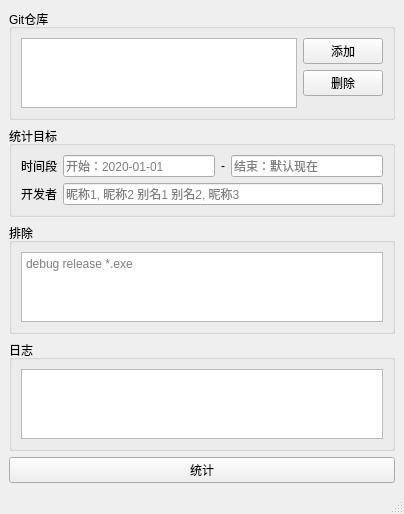
<?xml version="1.0" encoding="UTF-8"?>
<ui version="4.0">
 <class>MainWindow</class>
 <widget class="QMainWindow" name="MainWindow">
  <property name="geometry">
   <rect>
    <x>0</x>
    <y>0</y>
    <width>404</width>
    <height>455</height>
   </rect>
  </property>
  <property name="windowTitle">
   <string>仓库行数统计</string>
  </property>
  <widget class="QWidget" name="centralwidget">
   <layout class="QVBoxLayout" name="verticalLayout_4">
    <item>
     <widget class="QGroupBox" name="groupBox">
      <property name="maximumSize">
       <size>
        <width>16777215</width>
        <height>120</height>
       </size>
      </property>
      <property name="title">
       <string>Git仓库</string>
      </property>
      <layout class="QHBoxLayout" name="horizontalLayout_3">
       <item>
        <widget class="QListWidget" name="repositoriesListWidget">
         <property name="sizePolicy">
          <sizepolicy hsizetype="Expanding" vsizetype="Expanding">
           <horstretch>0</horstretch>
           <verstretch>0</verstretch>
          </sizepolicy>
         </property>
         <property name="maximumSize">
          <size>
           <width>16777215</width>
           <height>16777215</height>
          </size>
         </property>
         <property name="selectionRectVisible">
          <bool>false</bool>
         </property>
        </widget>
       </item>
       <item>
        <layout class="QVBoxLayout" name="verticalLayout">
         <item>
          <widget class="QPushButton" name="addRepositoryButton">
           <property name="text">
            <string>添加</string>
           </property>
          </widget>
         </item>
         <item>
          <widget class="QPushButton" name="removeRepositoryButton">
           <property name="text">
            <string>删除</string>
           </property>
          </widget>
         </item>
         <item>
          <spacer name="verticalSpacer">
           <property name="orientation">
            <enum>Qt::Vertical</enum>
           </property>
           <property name="sizeType">
            <enum>QSizePolicy::Preferred</enum>
           </property>
           <property name="sizeHint" stdset="0">
            <size>
             <width>20</width>
             <height>40</height>
            </size>
           </property>
          </spacer>
         </item>
        </layout>
       </item>
      </layout>
     </widget>
    </item>
    <item>
     <widget class="QGroupBox" name="groupBox_2">
      <property name="title">
       <string>统计目标</string>
      </property>
      <layout class="QVBoxLayout" name="verticalLayout_3">
       <item>
        <layout class="QHBoxLayout" name="horizontalLayout_2">
         <item>
          <widget class="QLabel" name="label">
           <property name="text">
            <string>时间段</string>
           </property>
          </widget>
         </item>
         <item>
          <widget class="QLineEdit" name="sinceTimeLineEdit">
           <property name="placeholderText">
            <string>开始：2020-01-01</string>
           </property>
          </widget>
         </item>
         <item>
          <widget class="QLabel" name="label_3">
           <property name="text">
            <string>-</string>
           </property>
          </widget>
         </item>
         <item>
          <widget class="QLineEdit" name="untilTimeLineEdit">
           <property name="placeholderText">
            <string>结束：默认现在</string>
           </property>
          </widget>
         </item>
        </layout>
       </item>
       <item>
        <layout class="QHBoxLayout" name="horizontalLayout">
         <item>
          <widget class="QLabel" name="label_2">
           <property name="text">
            <string>开发者</string>
           </property>
          </widget>
         </item>
         <item>
          <widget class="QLineEdit" name="authorsLineEdit">
           <property name="placeholderText">
            <string>昵称1, 昵称2 别名1 别名2, 昵称3</string>
           </property>
          </widget>
         </item>
        </layout>
       </item>
      </layout>
     </widget>
    </item>
    <item>
     <widget class="QGroupBox" name="groupBox_3">
      <property name="sizePolicy">
       <sizepolicy hsizetype="Preferred" vsizetype="Preferred">
        <horstretch>0</horstretch>
        <verstretch>0</verstretch>
       </sizepolicy>
      </property>
      <property name="maximumSize">
       <size>
        <width>16777215</width>
        <height>120</height>
       </size>
      </property>
      <property name="title">
       <string>排除</string>
      </property>
      <layout class="QVBoxLayout" name="verticalLayout_2">
       <item>
        <widget class="QPlainTextEdit" name="excludesTextEdit">
         <property name="sizePolicy">
          <sizepolicy hsizetype="Expanding" vsizetype="Expanding">
           <horstretch>0</horstretch>
           <verstretch>0</verstretch>
          </sizepolicy>
         </property>
         <property name="maximumSize">
          <size>
           <width>16777215</width>
           <height>16777215</height>
          </size>
         </property>
         <property name="placeholderText">
          <string>debug release *.exe</string>
         </property>
        </widget>
       </item>
      </layout>
     </widget>
    </item>
    <item>
     <widget class="QGroupBox" name="groupBox_4">
      <property name="maximumSize">
       <size>
        <width>16777215</width>
        <height>120</height>
       </size>
      </property>
      <property name="title">
       <string>日志</string>
      </property>
      <layout class="QVBoxLayout" name="verticalLayout_5">
       <item>
        <widget class="QPlainTextEdit" name="logEdit"/>
       </item>
      </layout>
     </widget>
    </item>
    <item>
     <widget class="QPushButton" name="startButton">
      <property name="text">
       <string>统计</string>
      </property>
     </widget>
    </item>
   </layout>
  </widget>
  <widget class="QMenuBar" name="menubar">
   <property name="geometry">
    <rect>
     <x>0</x>
     <y>0</y>
     <width>404</width>
     <height>23</height>
    </rect>
   </property>
  </widget>
  <widget class="QStatusBar" name="statusbar"/>
 </widget>
 <resources/>
 <connections/>
</ui>
